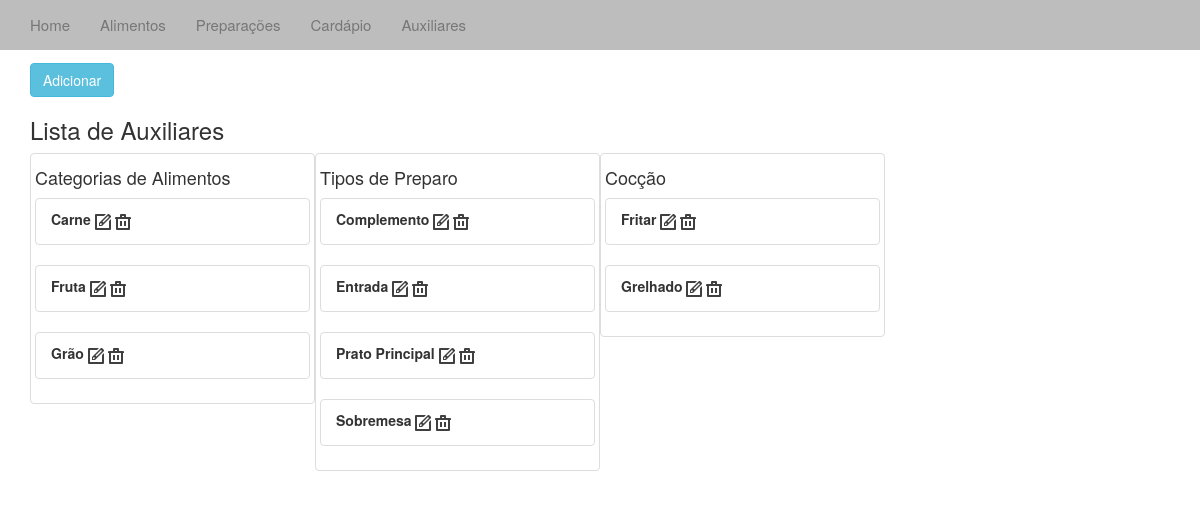
/aux/, run on an earlier commit of the app's database.
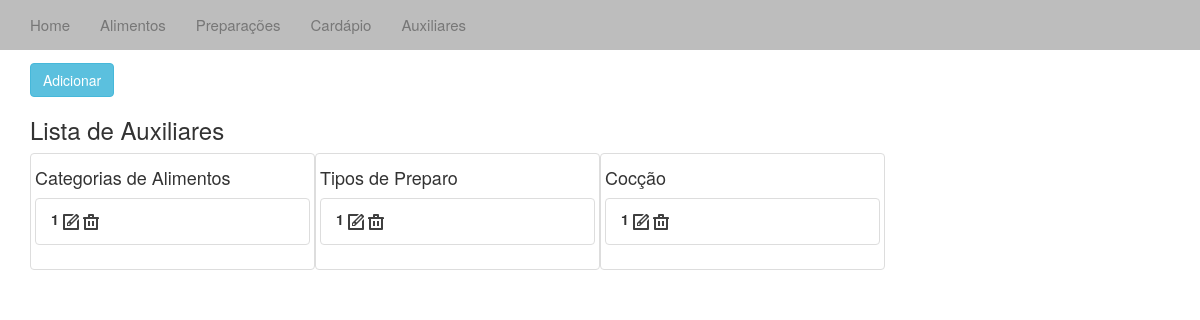
And on a later commit of the database.
### cardapio/models.py (models this page shows, shortened)
class Aux(models.Model):
	tipo = models.IntegerField(max_length=1)
	desc = models.CharField(max_length=4)

### cardapio/views.py (the view)
# urls.py: url(r'^aux/', 'cardapio.views.aux', name='aux'),
def aux(request):
	aux_list = Aux.objects.all().order_by('desc')
	context = {'aux_list':aux_list}
	return render_to_response('aux.html', context)

### templates/aux.html (shortened to what this page needs)
{% extends "base.html" %}
{% block body%}
{% load static %}
<div class="container-fluid">
	<div class="container">
			<h2>Auxiliares</h2>
			<a href="/addaux/"><button type="button" class="btn btn-info">Adicionar</button></a>
			<h3>Lista de Auxiliares</h3>
		{% if aux_list %}
		<div class="thumbnail col-sm-3">
			<h4> Categorias de Alimentos </h4>
			{% for aux in aux_list %}
			{% if aux.tipo == 1 %}
			<ul class="list-group">
			<li class="list-group-item"> <label>{{ aux.desc }} </label>
				<a href="/editaux/{{ aux.id }}"><img src="{% static "img/edit.png" %}" style="display:inline-block" /></a>
				<a href="/deleteaux/{{ aux.id }}"><img src="{% static "img/delete.png" %}" style="display:inline-block" /></a>
			</li>
			</ul>
			{% endif %}
			{% endfor %}
		</div>
		<div class="thumbnail col-sm-3">
			<h4> Tipos de Preparo </h4>
			{% for aux in aux_list %}
			{% if aux.tipo == 2 %}
			<ul class="list-group">
			<li class="list-group-item"><label>{{ aux.desc }} </label>
				<a href="/editaux/{{ aux.id }}"><img src="{% static "img/edit.png" %}" style="display:inline-block" /></a>
				<a href="/deleteaux/{{ aux.id }}"><img src="{% static "img/delete.png" %}" style="display:inline-block" /></a>
			</li>
			</ul>
			{% endif %}
			{% endfor %}
		</div>
		<div class="thumbnail col-sm-3">
			<h4> Cocção </h4>
			{% for aux in aux_list %}
			{% if aux.tipo == 3 %}
			<ul class="list-group">
			<li class="list-group-item"><label>{{ aux.desc }} </label>
				<a href="/editaux/{{ aux.id }}"><img src="{% static "img/edit.png" %}" style="display:inline-block" /></a>
				<a href="/deleteaux/{{ aux.id }}"><img src="{% static "img/delete.png" %}" style="display:inline-block" /></a>
			</li>
			</ul>
			{% endif %}
			{% endfor %}
		</div>
		<br />
		{% endif %}
	</div>
</div>
{% endblock %}

### templates/base.html (shortened to what this page needs)
<!DOCTYPE html PUBLIC "-//W3C//DTD HTML 4.01//EN" "http://www.w3.org/TR/html4/strict.dtd">
{% load static %}
<html>
<head>
  <link rel="stylesheet" href="{% static "css/bootstrap.css" %}" />
  <link href="{% static "css/bootstrap-transfer.css" %} rel="stylesheet">
</head>
<body>
<div id="custom-bootstrap-menu" class="navbar navbar-default navbar-fixed-top" role="navigation">
    <div class="container-fluid">
        <div class="collapse navbar-collapse navbar-menubuilder">
            <ul class="nav navbar-nav navbar-left">
                <li><a href="/index/">Home</a>
                </li>
                <li><a href="/alimentos/">Alimentos</a>
                </li>
                <li><a href="/prepara/">Preparações</a>
                </li>
                <li><a href="/cardapios/">Cardápio</a>
                </li>
                <li><a href="/aux/">Auxiliares</a>
                </li>
            </ul>
        </div>
    </div>
</div>
	{% block body %} {% endblock %}
</body>
</html>

What changed in the data, as far as the page shows it:
removed Aux: desc "Carne", tipo 1 (drawn), shown under "Categorias de Alimentos"
removed Aux: desc "Grão", tipo 1 (drawn), shown under "Categorias de Alimentos"
removed Aux: desc "Complemento", tipo 2 (drawn), shown under "Tipos de Preparo"
removed Aux: desc "Entrada", tipo 2 (drawn), shown under "Tipos de Preparo"
removed Aux: desc "Prato Principal", tipo 2 (drawn), shown under "Tipos de Preparo"
removed Aux: desc "Sobremesa", tipo 2 (drawn), shown under "Tipos de Preparo"
removed Aux: desc "Grelhado", tipo 3 (drawn), shown under "Cocção"
changed Aux (number 1 of 3 on the later page): desc "Fruta" → "1"
added Aux: desc "1", tipo 2 (drawn), shown under "Tipos de Preparo"
changed Aux (number 3 of 3 on the later page): desc "Fritar" → "1"
